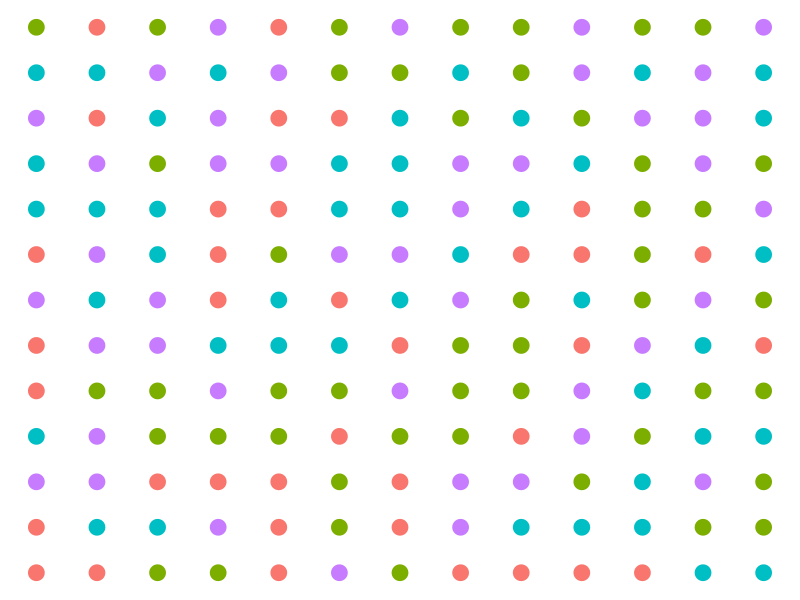

Reproduce this figure in R.
library(tidyverse)

n <- 13

d <- tibble(
  x = rep(1:n, times = n),
  y = rep(1:n, times = rep(n, n)),
  c = sample(x = c("1", "2", "3", "4"), size = n*n, replace = TRUE)
)

ggplot(d) +
  geom_point(mapping = aes(x = x, y = y, color = c), size = 5, show.legend = FALSE) +
  labs(x = NULL, y = NULL) +
  theme_void()

